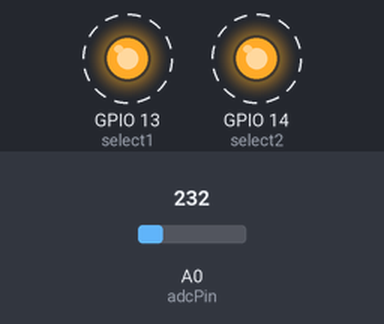
A program run on a simulated ESP8266 (NodeMCU). Parts: output pins drawn as LEDs (lit = HIGH). Dashed ring = blinking. The test bench sets the inputs (shaded band); at power-on: A0 (adcPin) = 232. WiFi joins after 1.5 s; servers stay silent unless stated; uploads are accepted with an empty reply; what the program prints to the serial monitor is not drawn.

Above: at 2.8 s.
Timing chart, 0 to 7.2 s (numbered marks = the images above):
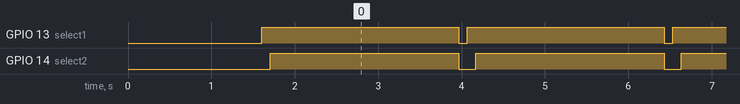

Measured:
- by itself, GPIO 13 (select1): alternates HIGH for 2.4 s and LOW for 0.10 s
- by itself, GPIO 14 (select2): alternates HIGH for 2.3 s and LOW for 0.20 s
- by itself, everything shown: repeats every 2.5 s, in 3 steps

The program:

main.cpp
```cpp
/* Sensor test sketch
  for more information see http://www.ladyada.net/make/logshield/lighttemp.html
  */

#include "Arduino.h"
#include "Esp.h"

#include <ESP8266WiFi.h>
  #include <ESP8266HTTPClient.h>
  #include <WiFiClient.h>

// Multiplexer pins

int select1 = 13;
int select2 = 14;

//Multiplexer conn
/*
    IC P12 = temp
    IC P14 = light
    IC P15 = O2
    IC P11 = humidity

*/

const char * ssid = "HTX-IT-LOKALE-2G"; // your network SSID (name)
const char * pass = "hcoersted";  // your network password

const char* serverName = "http://192.168.11.11:80/iot/post-esp-data.php?data=";

//ADC Pin Variables
int adcPin = A0;

//the analog pin the TMP36's Vout (sense) pin is connected to
//the resolution is 10 mV / degree centigrade with a
//500 mV offset to allow for negative temperatures


int tempReading;        // the analog reading from the sensor

void setup(void) {
  // We'll send debugging information via the Serial monitor
  Serial.begin(9600);
  pinMode(select1,OUTPUT_OPEN_DRAIN);
  pinMode(select2,OUTPUT_OPEN_DRAIN);

  WiFi.mode(WIFI_STA);
  WiFi.begin(ssid, pass);

  while (WiFi.status() != WL_CONNECTED) {
    delay(500);
  }

  Serial.print("Connected, IP address: ");
  Serial.println(WiFi.localIP());

}

float readTemp(){
  digitalWrite(select1,LOW);
  digitalWrite(select2,LOW);
  delay(100);
  tempReading = analogRead(adcPin);

  // converting that reading to voltage, which is based off the reference voltage
  float voltage = tempReading * 1;
  voltage /= 1024.0;


  // now print out the temperature
  float temperatureC = (voltage - 0.5) * 100 ;  //converting from 10 mv per degree wit 500 mV offset
                                               //to degrees ((volatge - 500mV) times 100)
  return temperatureC;
}

float readLight(){
  digitalWrite(select1,HIGH);
  digitalWrite(select2,LOW);
  delay(100);
  tempReading = analogRead(adcPin);

  // converting that reading to voltage, which is based off the reference voltage
  float voltage = tempReading * 1;
  voltage /= 1024.0;


  // now print out the temperature
  //float light = (1.25*10000000)*voltage ;  //converting from 10 mv per degree wit 500 mV offset
                                               //to degrees ((volatge - 500mV) times 100)
  return tempReading;
}

float readCon(){
  digitalWrite(select1,LOW);
  digitalWrite(select2,HIGH);
  long sum = 0;
    for(int i=0; i<32; i++)
    {
        sum += analogRead(adcPin);
    }

    sum >>= 5;

    float MeasuredVout = sum * (1 / 1023.0);

    //float Concentration = FmultiMap(MeasuredVout, VoutArray,O2ConArray, 6);
    //when its output voltage is 2.0V,
    float Concentration = MeasuredVout * 0.41 / 1.0;
    float Concentration_Percentage=Concentration*100;

    return Concentration_Percentage;
}

float readHum(){
  digitalWrite(select1,HIGH);
  digitalWrite(select2,HIGH);
  float relativeHumidity  = analogRead(adcPin);

 float av=0.0048875*relativeHumidity;

  float res=(av-0.86)/0.03;

  return res;
}

void loop(void) {

  int temp = readTemp();
  Serial.print(temp); Serial.println(" degrees C");


  int light = readLight();
  Serial.print(light); Serial.println(" light level");


  int o2Concentration = readCon();
  Serial.print(o2Concentration); Serial.println(" O2 Concentration");


  int humidity = readHum();
  Serial.print(humidity); Serial.println(" Humidity ");

  if(WiFi.status()== WL_CONNECTED){
    HTTPClient http;

    // Your Domain name with URL path or IP address with path


    // Prepare your HTTP POST request data
    String httpRequestData = String(serverName) + "&lys=" + String(light)
                          + "&temperatur=" + String(temp) + "&fugtighed=" + String(humidity)
                          + "&iltniveau=" + String(o2Concentration);

    http.begin(httpRequestData);

    // Specify content-type header
    http.addHeader("Content-Type", "text/plain");

    int httpCode = http.GET();

    Serial.println(httpCode);
    Serial.print("httpRequestData: ");
    Serial.println(httpRequestData);

    delay(2000);
  }

}
```
